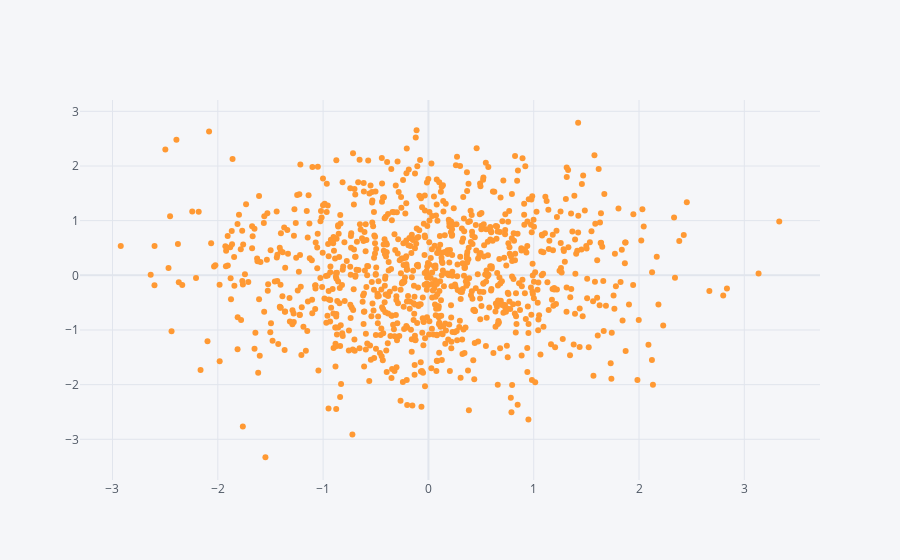

This figure's notebook cell:
### Code cell
df.iplot(kind='scatter',x='A',y='B',mode='markers',size=6)

### Figure 1 — Plotly figure (JSON) as saved in the notebook; plotly's stock layout.template omitted (floating-point values rounded to 4 significant figures; data arrays with more than 128 entries replaced by an {"elided": "..."} marker saying what was removed)
{"data": [{"line": {"color": "rgba(255, 153, 51, 1.0)", "dash": "solid", "shape": "linear", "width": 1.3}, "marker": {"size": 6, "symbol": "circle"}, "mode": "markers", "name": "B", "text": "", "type": "scatter", "x": {"elided": "1000 float values"}, "y": {"elided": "1000 float values"}}], "layout": {"legend": {"bgcolor": "#F5F6F9", "font": {"color": "#4D5663"}}, "paper_bgcolor": "#F5F6F9", "plot_bgcolor": "#F5F6F9", "title": {"font": {"color": "#4D5663"}}, "xaxis": {"gridcolor": "#E1E5ED", "showgrid": true, "tickfont": {"color": "#4D5663"}, "title": {"font": {"color": "#4D5663"}, "text": ""}, "zerolinecolor": "#E1E5ED"}, "yaxis": {"gridcolor": "#E1E5ED", "showgrid": true, "tickfont": {"color": "#4D5663"}, "title": {"font": {"color": "#4D5663"}, "text": ""}, "zerolinecolor": "#E1E5ED"}}}
